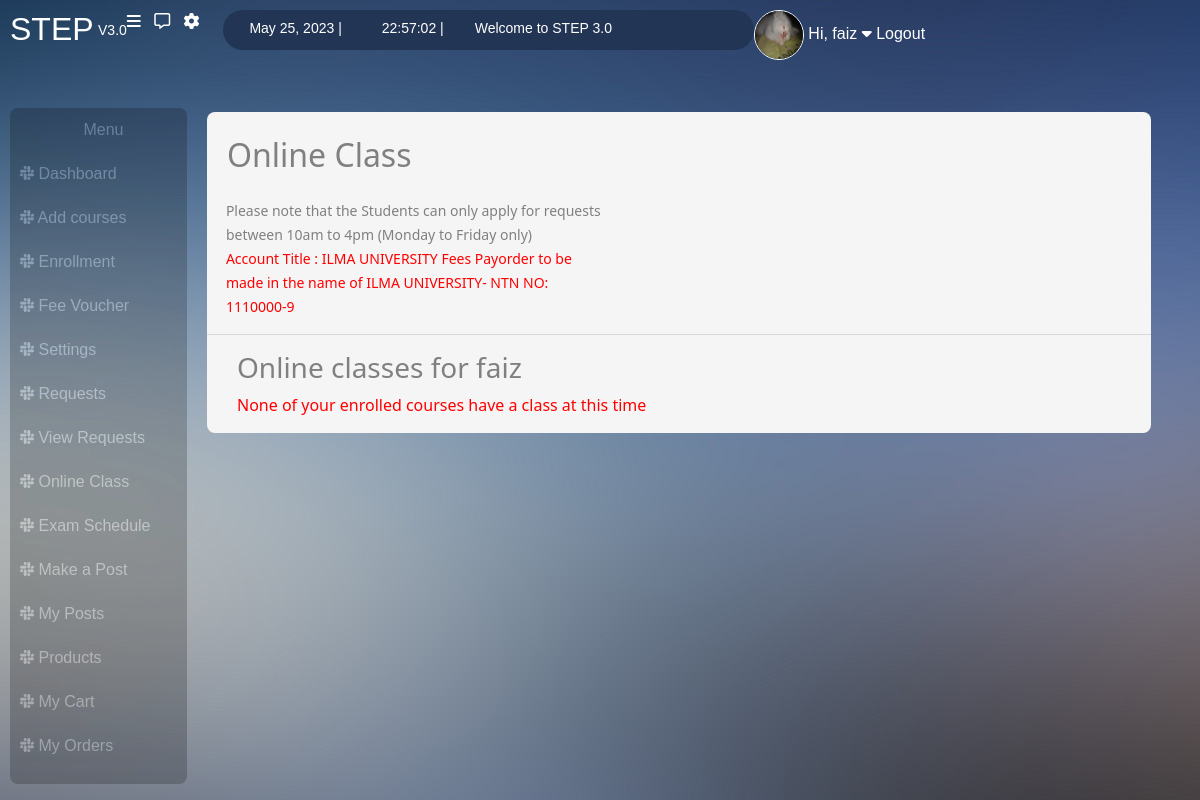
Screenshot of /online_class/ (signed in) with the database file from the repository.
### users/models.py (models this page shows, shortened)
class UserInfo(models.Model):
    user = models.ForeignKey(User, on_delete=models.CASCADE)
    degree_title = models.CharField(max_length=20, blank=True, default='bscs')
    address = models.CharField(max_length=50)
    profile_img = models.ImageField(upload_to='profile_images', default='blank-profile-picture.png')
    contact = models.CharField(max_length=20)
    is_student = models.BooleanField(blank=False, default=True)
    is_teacher = models.BooleanField(blank=False, default=False)

### users/views.py (the view)
# urls.py: path("online_class/", views.online_class, name='online_class'),
@login_required(login_url='student_login')
def online_class(request):
    user_profile = UserInfo.objects.get(user=request.user)
    if user_profile.is_teacher ==True:
        messages.warning(request, "You are logged in as a teacher and trying to access student's portal")
        return redirect('teacher_dashboard')
    else:
        today = date.today()
        now = datetime.now()
        current_time = now.strftime("%H:%M:%S")
        class_time = "no"
        hour = int(now.strftime("%H"))
        if Enrollment.objects.filter(user=request.user):
            user_enrollments = Enrollment.objects.filter(user=request.user)
            for enrollment in user_enrollments:
                if enrollment.course_time == 'morning' and hour >8 and hour <12:
                    class_time = "yes"
                    shift_course = Enrollment.objects.get(course_time = 'morning', user=request.user)
                    return render(request, "users/online_class.html", {'user_profile': user_profile,
                        'today':today, 'current_time': current_time,'class_time': class_time, 'shift_course': shift_course})
                elif enrollment.course_time == 'afternoon' and hour >11 and hour <15:
                    class_time = "yes"
                    shift_course = Enrollment.objects.get(course_time = 'afternoon', user=request.user)
                    return render(request, "users/online_class.html", {'user_profile': user_profile,
                        'today':today, 'current_time': current_time,'class_time': class_time, 'shift_course': shift_course})
                elif enrollment.course_time == 'evening' and hour >14 and hour <18:
                    class_time = "yes"
                    shift_course = Enrollment.objects.get(course_time = 'evening', user=request.user)
                    return render(request, "users/online_class.html", {'user_profile': user_profile,
                        'today':today, 'current_time': current_time,'class_time': class_time, 'shift_course': shift_course})
                elif enrollment.course_time == 'night' and hour >17 and hour <21:
                    class_time = 'Yes'
                    shift_course = Enrollment.objects.get(course_time = 'night', user=request.user)
                    return render(request, "users/online_class.html", {'user_profile': user_profile,
                        'today':today, 'current_time': current_time,'class_time': class_time, 'shift_course': shift_course})
            else:
                shift_course = "None of your enrolled courses have a class at this time"
                return render(request, "users/online_class.html", {'user_profile': user_profile,
                    'today':today, 'current_time': current_time,'class_time': class_time, 'shift_course': shift_course})
        else:
            shift_course = "You are currently not enrolled in any courses"
            return render(request, "users/online_class.html", {'user_profile': user_profile,
            'today':today, 'current_time': current_time,'class_time': class_time, 'shift_course':shift_course})

### users/templates/users/online_class.html (shortened to what this page needs)
{% extends "users/base.html" %}
{% block heading %} Online Class {% endblock %}
    {% block content %}
                            <h3>Online classes for {{user_profile.user}}  </h3>
                            {% if class_time == 'no' %}
                            <p class="online_class">{{shift_course}} </p>
                            {% endif %}
    {% endblock %}

### users/templates/users/base.html (shortened to what this page needs)
{% load static %}
<!DOCTYPE html>
<html lang="en">
<head>
    <link href="https://cdn.jsdelivr.net/npm/bootstrap@5.0.2/dist/css/bootstrap.min.css" rel="stylesheet">
    <link rel="stylesheet" href="{% static 'users/register_style.css' %}">
</head>
<body>
    <div class="box">
        <div class="nav">
            <a href="/dashboard"><h2>STEP </h2></a>  &nbsp;
            <small>  V3.0 </small>
                <a href="#"><i class="fa-solid fa-bars requests"></i></a> &nbsp; &nbsp;
                <a href="/request"><i class="fa-regular fa-message "></i></a> &nbsp; &nbsp;
                <a href="/settings" title="Settings"><i class="fa-solid fa-gear"></i></a>  &nbsp; &nbsp;
                <div class="oval_div">
                    <small> {{today}} |</small>  &nbsp; <small> {{current_time}}  |</small>
                    <small> Welcome to STEP 3.0 </small>
                </div>
                <dv class="profile_div">
                    <a href="/profile/{{user}}">
                        <img class="img-fluid " src="{{ user_profile.profile_img.url }}">
                        <span>Hi, {{user}}</span>
                        <i class="fa-solid fa-caret-down"></i>
                    </a>
                    <a href="/student_logout">Logout</a>
                </dv>
        </div>
                <br>   <br>
            <div class="responsive">
                    <div class="vertical_nav nav">
                        <ul>
                            <li class="text-center">Menu</li>
                            <a href="/dashboard"><li><i class="fa-brands fa-slack"></i>  Dashboard</li></a>
                            <a href="/add_course"><li><i class="fa-brands fa-slack"></i>  Add courses </li></a>
                            <a href="/enrollment"><li><i class="fa-brands fa-slack"></i>  Enrollment </li></a>
                            <a href="/fees"><li><i class="fa-brands fa-slack"></i>  Fee Voucher</li></a>
                            <a href="/settings"><li><i class="fa-brands fa-slack"></i>  Settings</li></a>
                            <a href="/request"><li><i class="fa-brands fa-slack"></i>  Requests</li></a>
                            <a href="/view_requests"><li><i class="fa-brands fa-slack"></i>  View Requests</li></a>
                            <a href="/online_class"><li><i class="fa-brands fa-slack"></i>  Online Class</li></a>
                            <a href="/exam"><li><i class="fa-brands fa-slack"></i>  Exam Schedule</li></a>
                            <a href="/make_post"><li><i class="fa-brands fa-slack"></i> Make a Post</li></a>
                            <a href="/my_posts/{{user.id}}"><li><i class="fa-brands fa-slack"></i> My Posts</li></a>
                            <a href="/all_products"><li><i class="fa-brands fa-slack"></i>  Products</li></a>
                            <a href="/my_cart"><li><i class="fa-brands fa-slack"></i>  My Cart</li></a>
                            <a href="/my_orders"><li><i class="fa-brands fa-slack"></i>  My Orders</li></a>
                        </ul>
                    </div>
                        <br>
                    <div class="right_side_main">
                            <br>
                            <h2 class="main_heading">{% block heading %} Dashboard {% endblock %}</h2>
                            <br><br>
                            <div class="notice">
                                    <small>Please note that the Students can only apply for requests between 10am to 4pm (Monday to Friday only)<br> <span>Account Title : ILMA UNIVERSITY Fees Payorder to be made in the name of ILMA UNIVERSITY- NTN NO: 1110000-9</span></small>
                            </div>
                            <hr>
                                <div class="base_content">
                                    {% block content %}
                                    {% endblock %}
                                </div>
                    </div>
            </div>
    </div>
</body>
</html>

### users/static/users/register_style.css (style rules this page uses)
body { background-image: url("/static/bg.jpg"); }
.box { margin: 10px; }
.nav { color: white; font-family: 'Gill Sans', 'Gill Sans MT', Calibri, 'Trebuchet MS', sans-serif; }
.nav small { margin-top:10px }
.nav a { text-decoration: none; color: inherit; }
.requests { margin-left: 60px; }
.oval_div { background-color: #233554; height: 40px; margin-left: 10px; width: 45%; border-radius: 35px; }
.oval_div small { margin-left: 5%; position: relative; top: 6px; }
.profile_div { margin-left: 20%; }
.profile_div img { height: 50px; width: 50px; border-radius: 50%; border: 1px; border-color: white; border-style: double; }
.vertical_nav { width:15%; height: auto; background-color: black; border-radius: 8px; opacity: 20%; float: left; display: inline; }
.vertical_nav ul { padding: 0; }
.vertical_nav li { color: white; padding-left: 10px; padding-top: 10px; padding-bottom: 10px; text-decoration: none; }
.right_side_main { width: 80%; background-color:whitesmoke; color: gray; height:auto; border-radius: 8px; margin-top: -20px; margin-left: 20px; float: left; vertical-align: top; }
.responsive { overflow: auto; }
.main_heading { color: gray; display: inline; padding-left: 20px; }
.right_side_main small>span { color: red; }
.notice { width: 40%; margin-left: 40%; }
.base_content { margin-left :30px; margin-right: 30px; }
.online_class { color: red; }
@media screen and (max-width: 1250px) and (min-width: 701px) { .profile_div { margin-left: 0%; } }
@media screen and (max-width: 1250px) and (min-width: 701px) { .requests { margin-left: 0%; } }
@media screen and (max-width: 1250px) and (min-width: 701px) { .notice { margin-left: 2%; } }

### rows the page displays
UserInfo: profile_img (picture), user "faiz"

### other values shown
{{ today }} "May 25, 2023"
{{ user }} "faiz"
{{ shift_course }} "None of your enrolled courses have a class at this time"
